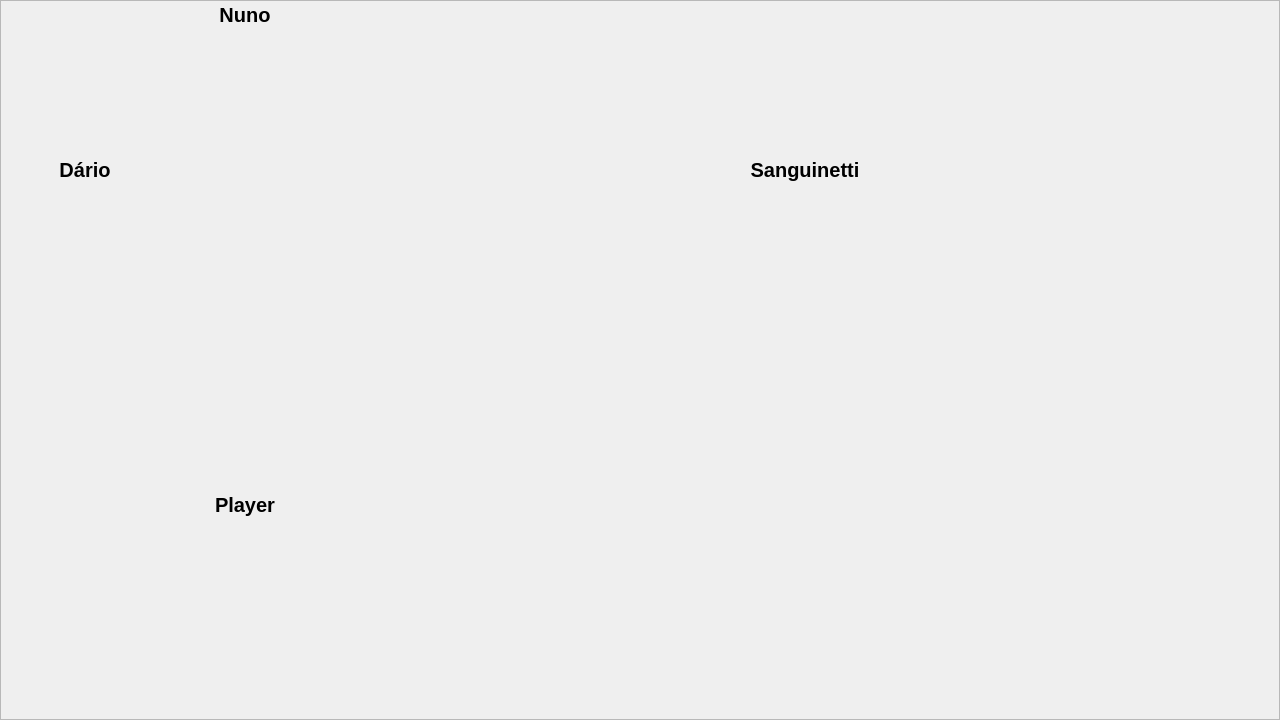
<?xml version="1.0" encoding="UTF-8"?>
<ui version="4.0">
 <class>Dialog</class>
 <widget class="QDialog" name="Dialog">
  <property name="geometry">
   <rect>
    <x>0</x>
    <y>0</y>
    <width>1280</width>
    <height>720</height>
   </rect>
  </property>
  <property name="minimumSize">
   <size>
    <width>1280</width>
    <height>720</height>
   </size>
  </property>
  <property name="maximumSize">
   <size>
    <width>1280</width>
    <height>720</height>
   </size>
  </property>
  <property name="sizeIncrement">
   <size>
    <width>1280</width>
    <height>720</height>
   </size>
  </property>
  <property name="baseSize">
   <size>
    <width>1280</width>
    <height>720</height>
   </size>
  </property>
  <property name="windowTitle">
   <string>Dialog</string>
  </property>
  <widget class="QFrame" name="frame">
   <property name="geometry">
    <rect>
     <x>0</x>
     <y>0</y>
     <width>1280</width>
     <height>720</height>
    </rect>
   </property>
   <property name="minimumSize">
    <size>
     <width>1280</width>
     <height>720</height>
    </size>
   </property>
   <property name="maximumSize">
    <size>
     <width>1280</width>
     <height>720</height>
    </size>
   </property>
   <property name="sizeIncrement">
    <size>
     <width>1280</width>
     <height>720</height>
    </size>
   </property>
   <property name="baseSize">
    <size>
     <width>1280</width>
     <height>720</height>
    </size>
   </property>
   <property name="frameShape">
    <enum>QFrame::StyledPanel</enum>
   </property>
   <property name="frameShadow">
    <enum>QFrame::Raised</enum>
   </property>
   <widget class="QPushButton" name="pl_bt_01">
    <property name="enabled">
     <bool>true</bool>
    </property>
    <property name="geometry">
     <rect>
      <x>170</x>
      <y>530</y>
      <width>100</width>
      <height>150</height>
     </rect>
    </property>
    <property name="minimumSize">
     <size>
      <width>100</width>
      <height>150</height>
     </size>
    </property>
    <property name="maximumSize">
     <size>
      <width>100</width>
      <height>150</height>
     </size>
    </property>
    <property name="sizeIncrement">
     <size>
      <width>100</width>
      <height>150</height>
     </size>
    </property>
    <property name="baseSize">
     <size>
      <width>100</width>
      <height>150</height>
     </size>
    </property>
    <property name="text">
     <string/>
    </property>
    <property name="flat">
     <bool>true</bool>
    </property>
   </widget>
   <widget class="QPushButton" name="pl_bt_02">
    <property name="enabled">
     <bool>true</bool>
    </property>
    <property name="geometry">
     <rect>
      <x>220</x>
      <y>530</y>
      <width>100</width>
      <height>150</height>
     </rect>
    </property>
    <property name="minimumSize">
     <size>
      <width>100</width>
      <height>150</height>
     </size>
    </property>
    <property name="maximumSize">
     <size>
      <width>100</width>
      <height>150</height>
     </size>
    </property>
    <property name="sizeIncrement">
     <size>
      <width>100</width>
      <height>150</height>
     </size>
    </property>
    <property name="baseSize">
     <size>
      <width>100</width>
      <height>150</height>
     </size>
    </property>
    <property name="text">
     <string/>
    </property>
    <property name="flat">
     <bool>true</bool>
    </property>
   </widget>
   <widget class="QPushButton" name="pl_bt_03">
    <property name="enabled">
     <bool>true</bool>
    </property>
    <property name="geometry">
     <rect>
      <x>270</x>
      <y>530</y>
      <width>100</width>
      <height>150</height>
     </rect>
    </property>
    <property name="minimumSize">
     <size>
      <width>100</width>
      <height>150</height>
     </size>
    </property>
    <property name="maximumSize">
     <size>
      <width>100</width>
      <height>150</height>
     </size>
    </property>
    <property name="sizeIncrement">
     <size>
      <width>100</width>
      <height>150</height>
     </size>
    </property>
    <property name="baseSize">
     <size>
      <width>100</width>
      <height>150</height>
     </size>
    </property>
    <property name="text">
     <string/>
    </property>
    <property name="flat">
     <bool>true</bool>
    </property>
   </widget>
   <widget class="QPushButton" name="pl_bt_04">
    <property name="enabled">
     <bool>true</bool>
    </property>
    <property name="geometry">
     <rect>
      <x>320</x>
      <y>530</y>
      <width>100</width>
      <height>150</height>
     </rect>
    </property>
    <property name="minimumSize">
     <size>
      <width>100</width>
      <height>150</height>
     </size>
    </property>
    <property name="maximumSize">
     <size>
      <width>100</width>
      <height>150</height>
     </size>
    </property>
    <property name="sizeIncrement">
     <size>
      <width>100</width>
      <height>150</height>
     </size>
    </property>
    <property name="baseSize">
     <size>
      <width>100</width>
      <height>150</height>
     </size>
    </property>
    <property name="text">
     <string/>
    </property>
    <property name="flat">
     <bool>true</bool>
    </property>
   </widget>
   <widget class="QPushButton" name="pl_bt_05">
    <property name="enabled">
     <bool>true</bool>
    </property>
    <property name="geometry">
     <rect>
      <x>370</x>
      <y>530</y>
      <width>100</width>
      <height>150</height>
     </rect>
    </property>
    <property name="minimumSize">
     <size>
      <width>100</width>
      <height>150</height>
     </size>
    </property>
    <property name="maximumSize">
     <size>
      <width>100</width>
      <height>150</height>
     </size>
    </property>
    <property name="sizeIncrement">
     <size>
      <width>100</width>
      <height>150</height>
     </size>
    </property>
    <property name="baseSize">
     <size>
      <width>100</width>
      <height>150</height>
     </size>
    </property>
    <property name="text">
     <string/>
    </property>
    <property name="flat">
     <bool>true</bool>
    </property>
   </widget>
   <widget class="QPushButton" name="pl_bt_06">
    <property name="enabled">
     <bool>true</bool>
    </property>
    <property name="geometry">
     <rect>
      <x>420</x>
      <y>530</y>
      <width>100</width>
      <height>150</height>
     </rect>
    </property>
    <property name="minimumSize">
     <size>
      <width>100</width>
      <height>150</height>
     </size>
    </property>
    <property name="maximumSize">
     <size>
      <width>100</width>
      <height>150</height>
     </size>
    </property>
    <property name="sizeIncrement">
     <size>
      <width>100</width>
      <height>150</height>
     </size>
    </property>
    <property name="baseSize">
     <size>
      <width>100</width>
      <height>150</height>
     </size>
    </property>
    <property name="text">
     <string/>
    </property>
    <property name="flat">
     <bool>true</bool>
    </property>
   </widget>
   <widget class="QPushButton" name="pl_bt_07">
    <property name="enabled">
     <bool>true</bool>
    </property>
    <property name="geometry">
     <rect>
      <x>470</x>
      <y>530</y>
      <width>100</width>
      <height>150</height>
     </rect>
    </property>
    <property name="minimumSize">
     <size>
      <width>100</width>
      <height>150</height>
     </size>
    </property>
    <property name="maximumSize">
     <size>
      <width>100</width>
      <height>150</height>
     </size>
    </property>
    <property name="sizeIncrement">
     <size>
      <width>100</width>
      <height>150</height>
     </size>
    </property>
    <property name="baseSize">
     <size>
      <width>100</width>
      <height>150</height>
     </size>
    </property>
    <property name="text">
     <string/>
    </property>
    <property name="flat">
     <bool>true</bool>
    </property>
   </widget>
   <widget class="QPushButton" name="pl_bt_08">
    <property name="enabled">
     <bool>true</bool>
    </property>
    <property name="geometry">
     <rect>
      <x>520</x>
      <y>530</y>
      <width>100</width>
      <height>150</height>
     </rect>
    </property>
    <property name="minimumSize">
     <size>
      <width>100</width>
      <height>150</height>
     </size>
    </property>
    <property name="maximumSize">
     <size>
      <width>100</width>
      <height>150</height>
     </size>
    </property>
    <property name="sizeIncrement">
     <size>
      <width>100</width>
      <height>150</height>
     </size>
    </property>
    <property name="baseSize">
     <size>
      <width>100</width>
      <height>150</height>
     </size>
    </property>
    <property name="text">
     <string/>
    </property>
    <property name="flat">
     <bool>true</bool>
    </property>
   </widget>
   <widget class="QPushButton" name="pl_bt_09">
    <property name="enabled">
     <bool>true</bool>
    </property>
    <property name="geometry">
     <rect>
      <x>570</x>
      <y>530</y>
      <width>100</width>
      <height>150</height>
     </rect>
    </property>
    <property name="minimumSize">
     <size>
      <width>100</width>
      <height>150</height>
     </size>
    </property>
    <property name="maximumSize">
     <size>
      <width>100</width>
      <height>150</height>
     </size>
    </property>
    <property name="sizeIncrement">
     <size>
      <width>100</width>
      <height>150</height>
     </size>
    </property>
    <property name="baseSize">
     <size>
      <width>100</width>
      <height>150</height>
     </size>
    </property>
    <property name="text">
     <string/>
    </property>
    <property name="flat">
     <bool>true</bool>
    </property>
   </widget>
   <widget class="QPushButton" name="pl_bt_10">
    <property name="enabled">
     <bool>true</bool>
    </property>
    <property name="geometry">
     <rect>
      <x>620</x>
      <y>530</y>
      <width>100</width>
      <height>150</height>
     </rect>
    </property>
    <property name="minimumSize">
     <size>
      <width>100</width>
      <height>150</height>
     </size>
    </property>
    <property name="maximumSize">
     <size>
      <width>100</width>
      <height>150</height>
     </size>
    </property>
    <property name="sizeIncrement">
     <size>
      <width>100</width>
      <height>150</height>
     </size>
    </property>
    <property name="baseSize">
     <size>
      <width>100</width>
      <height>150</height>
     </size>
    </property>
    <property name="text">
     <string/>
    </property>
    <property name="flat">
     <bool>true</bool>
    </property>
   </widget>
   <widget class="QPushButton" name="ai1_crd_01">
    <property name="enabled">
     <bool>false</bool>
    </property>
    <property name="geometry">
     <rect>
      <x>10</x>
      <y>195</y>
      <width>150</width>
      <height>100</height>
     </rect>
    </property>
    <property name="minimumSize">
     <size>
      <width>150</width>
      <height>100</height>
     </size>
    </property>
    <property name="maximumSize">
     <size>
      <width>150</width>
      <height>100</height>
     </size>
    </property>
    <property name="sizeIncrement">
     <size>
      <width>150</width>
      <height>100</height>
     </size>
    </property>
    <property name="baseSize">
     <size>
      <width>150</width>
      <height>100</height>
     </size>
    </property>
    <property name="text">
     <string/>
    </property>
    <property name="flat">
     <bool>true</bool>
    </property>
   </widget>
   <widget class="QPushButton" name="ai1_crd_02">
    <property name="enabled">
     <bool>false</bool>
    </property>
    <property name="geometry">
     <rect>
      <x>10</x>
      <y>220</y>
      <width>150</width>
      <height>100</height>
     </rect>
    </property>
    <property name="minimumSize">
     <size>
      <width>150</width>
      <height>100</height>
     </size>
    </property>
    <property name="maximumSize">
     <size>
      <width>150</width>
      <height>100</height>
     </size>
    </property>
    <property name="sizeIncrement">
     <size>
      <width>150</width>
      <height>100</height>
     </size>
    </property>
    <property name="baseSize">
     <size>
      <width>150</width>
      <height>100</height>
     </size>
    </property>
    <property name="text">
     <string/>
    </property>
    <property name="flat">
     <bool>true</bool>
    </property>
   </widget>
   <widget class="QPushButton" name="ai1_crd_03">
    <property name="enabled">
     <bool>false</bool>
    </property>
    <property name="geometry">
     <rect>
      <x>10</x>
      <y>245</y>
      <width>150</width>
      <height>100</height>
     </rect>
    </property>
    <property name="minimumSize">
     <size>
      <width>150</width>
      <height>100</height>
     </size>
    </property>
    <property name="maximumSize">
     <size>
      <width>150</width>
      <height>100</height>
     </size>
    </property>
    <property name="sizeIncrement">
     <size>
      <width>150</width>
      <height>100</height>
     </size>
    </property>
    <property name="baseSize">
     <size>
      <width>150</width>
      <height>100</height>
     </size>
    </property>
    <property name="text">
     <string/>
    </property>
    <property name="flat">
     <bool>true</bool>
    </property>
   </widget>
   <widget class="QPushButton" name="ai1_crd_04">
    <property name="enabled">
     <bool>false</bool>
    </property>
    <property name="geometry">
     <rect>
      <x>10</x>
      <y>270</y>
      <width>150</width>
      <height>100</height>
     </rect>
    </property>
    <property name="minimumSize">
     <size>
      <width>150</width>
      <height>100</height>
     </size>
    </property>
    <property name="maximumSize">
     <size>
      <width>150</width>
      <height>100</height>
     </size>
    </property>
    <property name="sizeIncrement">
     <size>
      <width>150</width>
      <height>100</height>
     </size>
    </property>
    <property name="baseSize">
     <size>
      <width>150</width>
      <height>100</height>
     </size>
    </property>
    <property name="text">
     <string/>
    </property>
    <property name="flat">
     <bool>true</bool>
    </property>
   </widget>
   <widget class="QPushButton" name="ai1_crd_05">
    <property name="enabled">
     <bool>false</bool>
    </property>
    <property name="geometry">
     <rect>
      <x>10</x>
      <y>295</y>
      <width>150</width>
      <height>100</height>
     </rect>
    </property>
    <property name="minimumSize">
     <size>
      <width>150</width>
      <height>100</height>
     </size>
    </property>
    <property name="maximumSize">
     <size>
      <width>150</width>
      <height>100</height>
     </size>
    </property>
    <property name="sizeIncrement">
     <size>
      <width>150</width>
      <height>100</height>
     </size>
    </property>
    <property name="baseSize">
     <size>
      <width>150</width>
      <height>100</height>
     </size>
    </property>
    <property name="text">
     <string/>
    </property>
    <property name="flat">
     <bool>true</bool>
    </property>
   </widget>
   <widget class="QPushButton" name="ai1_crd_06">
    <property name="enabled">
     <bool>false</bool>
    </property>
    <property name="geometry">
     <rect>
      <x>10</x>
      <y>320</y>
      <width>150</width>
      <height>100</height>
     </rect>
    </property>
    <property name="minimumSize">
     <size>
      <width>150</width>
      <height>100</height>
     </size>
    </property>
    <property name="maximumSize">
     <size>
      <width>150</width>
      <height>100</height>
     </size>
    </property>
    <property name="sizeIncrement">
     <size>
      <width>150</width>
      <height>100</height>
     </size>
    </property>
    <property name="baseSize">
     <size>
      <width>150</width>
      <height>100</height>
     </size>
    </property>
    <property name="text">
     <string/>
    </property>
    <property name="flat">
     <bool>true</bool>
    </property>
   </widget>
   <widget class="QPushButton" name="ai1_crd_07">
    <property name="enabled">
     <bool>false</bool>
    </property>
    <property name="geometry">
     <rect>
      <x>10</x>
      <y>345</y>
      <width>150</width>
      <height>100</height>
     </rect>
    </property>
    <property name="minimumSize">
     <size>
      <width>150</width>
      <height>100</height>
     </size>
    </property>
    <property name="maximumSize">
     <size>
      <width>150</width>
      <height>100</height>
     </size>
    </property>
    <property name="sizeIncrement">
     <size>
      <width>150</width>
      <height>100</height>
     </size>
    </property>
    <property name="baseSize">
     <size>
      <width>150</width>
      <height>100</height>
     </size>
    </property>
    <property name="text">
     <string/>
    </property>
    <property name="flat">
     <bool>true</bool>
    </property>
   </widget>
   <widget class="QPushButton" name="ai1_crd_08">
    <property name="enabled">
     <bool>false</bool>
    </property>
    <property name="geometry">
     <rect>
      <x>10</x>
      <y>370</y>
      <width>150</width>
      <height>100</height>
     </rect>
    </property>
    <property name="minimumSize">
     <size>
      <width>150</width>
      <height>100</height>
     </size>
    </property>
    <property name="maximumSize">
     <size>
      <width>150</width>
      <height>100</height>
     </size>
    </property>
    <property name="sizeIncrement">
     <size>
      <width>150</width>
      <height>100</height>
     </size>
    </property>
    <property name="baseSize">
     <size>
      <width>150</width>
      <height>100</height>
     </size>
    </property>
    <property name="text">
     <string/>
    </property>
    <property name="flat">
     <bool>true</bool>
    </property>
   </widget>
   <widget class="QPushButton" name="ai1_crd_09">
    <property name="enabled">
     <bool>false</bool>
    </property>
    <property name="geometry">
     <rect>
      <x>10</x>
      <y>395</y>
      <width>150</width>
      <height>100</height>
     </rect>
    </property>
    <property name="minimumSize">
     <size>
      <width>150</width>
      <height>100</height>
     </size>
    </property>
    <property name="maximumSize">
     <size>
      <width>150</width>
      <height>100</height>
     </size>
    </property>
    <property name="sizeIncrement">
     <size>
      <width>150</width>
      <height>100</height>
     </size>
    </property>
    <property name="baseSize">
     <size>
      <width>150</width>
      <height>100</height>
     </size>
    </property>
    <property name="text">
     <string/>
    </property>
    <property name="flat">
     <bool>true</bool>
    </property>
   </widget>
   <widget class="QPushButton" name="ai1_crd_10">
    <property name="enabled">
     <bool>false</bool>
    </property>
    <property name="geometry">
     <rect>
      <x>10</x>
      <y>420</y>
      <width>150</width>
      <height>100</height>
     </rect>
    </property>
    <property name="minimumSize">
     <size>
      <width>150</width>
      <height>100</height>
     </size>
    </property>
    <property name="maximumSize">
     <size>
      <width>150</width>
      <height>100</height>
     </size>
    </property>
    <property name="sizeIncrement">
     <size>
      <width>150</width>
      <height>100</height>
     </size>
    </property>
    <property name="baseSize">
     <size>
      <width>150</width>
      <height>100</height>
     </size>
    </property>
    <property name="text">
     <string/>
    </property>
    <property name="flat">
     <bool>true</bool>
    </property>
   </widget>
   <widget class="QPushButton" name="ai3_crd_01">
    <property name="enabled">
     <bool>false</bool>
    </property>
    <property name="geometry">
     <rect>
      <x>730</x>
      <y>420</y>
      <width>150</width>
      <height>100</height>
     </rect>
    </property>
    <property name="minimumSize">
     <size>
      <width>150</width>
      <height>100</height>
     </size>
    </property>
    <property name="maximumSize">
     <size>
      <width>150</width>
      <height>100</height>
     </size>
    </property>
    <property name="sizeIncrement">
     <size>
      <width>150</width>
      <height>100</height>
     </size>
    </property>
    <property name="baseSize">
     <size>
      <width>150</width>
      <height>100</height>
     </size>
    </property>
    <property name="text">
     <string/>
    </property>
    <property name="flat">
     <bool>true</bool>
    </property>
   </widget>
   <widget class="QPushButton" name="ai3_crd_02">
    <property name="enabled">
     <bool>false</bool>
    </property>
    <property name="geometry">
     <rect>
      <x>730</x>
      <y>395</y>
      <width>150</width>
      <height>100</height>
     </rect>
    </property>
    <property name="minimumSize">
     <size>
      <width>150</width>
      <height>100</height>
     </size>
    </property>
    <property name="maximumSize">
     <size>
      <width>150</width>
      <height>100</height>
     </size>
    </property>
    <property name="sizeIncrement">
     <size>
      <width>150</width>
      <height>100</height>
     </size>
    </property>
    <property name="baseSize">
     <size>
      <width>150</width>
      <height>100</height>
     </size>
    </property>
    <property name="text">
     <string/>
    </property>
    <property name="flat">
     <bool>true</bool>
    </property>
   </widget>
   <widget class="QPushButton" name="ai3_crd_03">
    <property name="enabled">
     <bool>false</bool>
    </property>
    <property name="geometry">
     <rect>
      <x>730</x>
      <y>370</y>
      <width>150</width>
      <height>100</height>
     </rect>
    </property>
    <property name="minimumSize">
     <size>
      <width>150</width>
      <height>100</height>
     </size>
    </property>
    <property name="maximumSize">
     <size>
      <width>150</width>
      <height>100</height>
     </size>
    </property>
    <property name="sizeIncrement">
     <size>
      <width>150</width>
      <height>100</height>
     </size>
    </property>
    <property name="baseSize">
     <size>
      <width>150</width>
      <height>100</height>
     </size>
    </property>
    <property name="text">
     <string/>
    </property>
    <property name="flat">
     <bool>true</bool>
    </property>
   </widget>
   <widget class="QPushButton" name="ai3_crd_04">
    <property name="enabled">
     <bool>false</bool>
    </property>
    <property name="geometry">
     <rect>
      <x>730</x>
      <y>345</y>
      <width>150</width>
      <height>100</height>
     </rect>
    </property>
    <property name="minimumSize">
     <size>
      <width>150</width>
      <height>100</height>
     </size>
    </property>
    <property name="maximumSize">
     <size>
      <width>150</width>
      <height>100</height>
     </size>
    </property>
    <property name="sizeIncrement">
     <size>
      <width>150</width>
      <height>100</height>
     </size>
    </property>
    <property name="baseSize">
     <size>
      <width>150</width>
      <height>100</height>
     </size>
    </property>
    <property name="text">
     <string/>
    </property>
    <property name="flat">
     <bool>true</bool>
    </property>
   </widget>
   <widget class="QPushButton" name="ai3_crd_05">
    <property name="enabled">
     <bool>false</bool>
    </property>
    <property name="geometry">
     <rect>
      <x>730</x>
      <y>320</y>
      <width>150</width>
      <height>100</height>
     </rect>
    </property>
    <property name="minimumSize">
     <size>
      <width>150</width>
      <height>100</height>
     </size>
    </property>
    <property name="maximumSize">
     <size>
      <width>150</width>
      <height>100</height>
     </size>
    </property>
    <property name="sizeIncrement">
     <size>
      <width>150</width>
      <height>100</height>
     </size>
    </property>
    <property name="baseSize">
     <size>
      <width>150</width>
      <height>100</height>
     </size>
    </property>
    <property name="text">
     <string/>
    </property>
    <property name="flat">
     <bool>true</bool>
    </property>
   </widget>
   <widget class="QPushButton" name="ai3_crd_06">
    <property name="enabled">
     <bool>false</bool>
    </property>
    <property name="geometry">
     <rect>
      <x>730</x>
      <y>295</y>
      <width>150</width>
      <height>100</height>
     </rect>
    </property>
    <property name="minimumSize">
     <size>
      <width>150</width>
      <height>100</height>
     </size>
    </property>
    <property name="maximumSize">
     <size>
      <width>150</width>
      <height>100</height>
     </size>
    </property>
    <property name="sizeIncrement">
     <size>
      <width>150</width>
      <height>100</height>
     </size>
    </property>
    <property name="baseSize">
     <size>
      <width>150</width>
      <height>100</height>
     </size>
    </property>
    <property name="text">
     <string/>
    </property>
    <property name="flat">
     <bool>true</bool>
    </property>
   </widget>
   <widget class="QPushButton" name="ai3_crd_07">
    <property name="enabled">
     <bool>false</bool>
    </property>
    <property name="geometry">
     <rect>
      <x>730</x>
      <y>270</y>
      <width>150</width>
      <height>100</height>
     </rect>
    </property>
    <property name="minimumSize">
     <size>
      <width>150</width>
      <height>100</height>
     </size>
    </property>
    <property name="maximumSize">
     <size>
      <width>150</width>
      <height>100</height>
     </size>
    </property>
    <property name="sizeIncrement">
     <size>
      <width>150</width>
      <height>100</height>
     </size>
    </property>
    <property name="baseSize">
     <size>
      <width>150</width>
      <height>100</height>
     </size>
    </property>
    <property name="text">
     <string/>
    </property>
    <property name="flat">
     <bool>true</bool>
    </property>
   </widget>
   <widget class="QPushButton" name="ai3_crd_08">
    <property name="enabled">
     <bool>false</bool>
    </property>
    <property name="geometry">
     <rect>
      <x>730</x>
      <y>245</y>
      <width>150</width>
      <height>100</height>
     </rect>
    </property>
    <property name="minimumSize">
     <size>
      <width>150</width>
      <height>100</height>
     </size>
    </property>
    <property name="maximumSize">
     <size>
      <width>150</width>
      <height>100</height>
     </size>
    </property>
    <property name="sizeIncrement">
     <size>
      <width>150</width>
      <height>100</height>
     </size>
    </property>
    <property name="baseSize">
     <size>
      <width>150</width>
      <height>100</height>
     </size>
    </property>
    <property name="text">
     <string/>
    </property>
    <property name="flat">
     <bool>true</bool>
    </property>
   </widget>
   <widget class="QPushButton" name="ai3_crd_09">
    <property name="enabled">
     <bool>false</bool>
    </property>
    <property name="geometry">
     <rect>
      <x>730</x>
      <y>220</y>
      <width>150</width>
      <height>100</height>
     </rect>
    </property>
    <property name="minimumSize">
     <size>
      <width>150</width>
      <height>100</height>
     </size>
    </property>
    <property name="maximumSize">
     <size>
      <width>150</width>
      <height>100</height>
     </size>
    </property>
    <property name="sizeIncrement">
     <size>
      <width>150</width>
      <height>100</height>
     </size>
    </property>
    <property name="baseSize">
     <size>
      <width>150</width>
      <height>100</height>
     </size>
    </property>
    <property name="text">
     <string/>
    </property>
    <property name="flat">
     <bool>true</bool>
    </property>
   </widget>
   <widget class="QPushButton" name="ai3_crd_10">
    <property name="enabled">
     <bool>false</bool>
    </property>
    <property name="geometry">
     <rect>
      <x>730</x>
      <y>195</y>
      <width>150</width>
      <height>100</height>
     </rect>
    </property>
    <property name="minimumSize">
     <size>
      <width>150</width>
      <height>100</height>
     </size>
    </property>
    <property name="maximumSize">
     <size>
      <width>150</width>
      <height>100</height>
     </size>
    </property>
    <property name="sizeIncrement">
     <size>
      <width>150</width>
      <height>100</height>
     </size>
    </property>
    <property name="baseSize">
     <size>
      <width>150</width>
      <height>100</height>
     </size>
    </property>
    <property name="text">
     <string/>
    </property>
    <property name="flat">
     <bool>true</bool>
    </property>
   </widget>
   <widget class="QPushButton" name="ai2_bt_01">
    <property name="enabled">
     <bool>false</bool>
    </property>
    <property name="geometry">
     <rect>
      <x>620</x>
      <y>30</y>
      <width>100</width>
      <height>150</height>
     </rect>
    </property>
    <property name="minimumSize">
     <size>
      <width>100</width>
      <height>150</height>
     </size>
    </property>
    <property name="maximumSize">
     <size>
      <width>100</width>
      <height>150</height>
     </size>
    </property>
    <property name="sizeIncrement">
     <size>
      <width>100</width>
      <height>150</height>
     </size>
    </property>
    <property name="baseSize">
     <size>
      <width>100</width>
      <height>150</height>
     </size>
    </property>
    <property name="text">
     <string/>
    </property>
    <property name="flat">
     <bool>true</bool>
    </property>
   </widget>
   <widget class="QPushButton" name="ai2_bt_02">
    <property name="enabled">
     <bool>false</bool>
    </property>
    <property name="geometry">
     <rect>
      <x>570</x>
      <y>30</y>
      <width>100</width>
      <height>150</height>
     </rect>
    </property>
    <property name="minimumSize">
     <size>
      <width>100</width>
      <height>150</height>
     </size>
    </property>
    <property name="maximumSize">
     <size>
      <width>100</width>
      <height>150</height>
     </size>
    </property>
    <property name="sizeIncrement">
     <size>
      <width>100</width>
      <height>150</height>
     </size>
    </property>
    <property name="baseSize">
     <size>
      <width>100</width>
      <height>150</height>
     </size>
    </property>
    <property name="text">
     <string/>
    </property>
    <property name="flat">
     <bool>true</bool>
    </property>
   </widget>
   <widget class="QPushButton" name="ai2_bt_03">
    <property name="enabled">
     <bool>false</bool>
    </property>
    <property name="geometry">
     <rect>
      <x>520</x>
      <y>30</y>
      <width>100</width>
      <height>150</height>
     </rect>
    </property>
    <property name="minimumSize">
     <size>
      <width>100</width>
      <height>150</height>
     </size>
    </property>
    <property name="maximumSize">
     <size>
      <width>100</width>
      <height>150</height>
     </size>
    </property>
    <property name="sizeIncrement">
     <size>
      <width>100</width>
      <height>150</height>
     </size>
    </property>
    <property name="baseSize">
     <size>
      <width>100</width>
      <height>150</height>
     </size>
    </property>
    <property name="text">
     <string/>
    </property>
    <property name="flat">
     <bool>true</bool>
    </property>
   </widget>
   <widget class="QPushButton" name="ai2_bt_04">
    <property name="enabled">
     <bool>false</bool>
    </property>
    <property name="geometry">
     <rect>
      <x>470</x>
      <y>30</y>
      <width>100</width>
      <height>150</height>
     </rect>
    </property>
    <property name="minimumSize">
     <size>
      <width>100</width>
      <height>150</height>
     </size>
    </property>
    <property name="maximumSize">
     <size>
      <width>100</width>
      <height>150</height>
     </size>
    </property>
    <property name="sizeIncrement">
     <size>
      <width>100</width>
      <height>150</height>
     </size>
    </property>
    <property name="baseSize">
     <size>
      <width>100</width>
      <height>150</height>
     </size>
    </property>
    <property name="text">
     <string/>
    </property>
    <property name="flat">
     <bool>true</bool>
    </property>
   </widget>
   <widget class="QPushButton" name="ai2_bt_05">
    <property name="enabled">
     <bool>false</bool>
    </property>
    <property name="geometry">
     <rect>
      <x>420</x>
      <y>30</y>
      <width>100</width>
      <height>150</height>
     </rect>
    </property>
    <property name="minimumSize">
     <size>
      <width>100</width>
      <height>150</height>
     </size>
    </property>
    <property name="maximumSize">
     <size>
      <width>100</width>
      <height>150</height>
     </size>
    </property>
    <property name="sizeIncrement">
     <size>
      <width>100</width>
      <height>150</height>
     </size>
    </property>
    <property name="baseSize">
     <size>
      <width>100</width>
      <height>150</height>
     </size>
    </property>
    <property name="text">
     <string/>
    </property>
    <property name="flat">
     <bool>true</bool>
    </property>
   </widget>
   <widget class="QPushButton" name="ai2_bt_06">
    <property name="enabled">
     <bool>false</bool>
    </property>
    <property name="geometry">
     <rect>
      <x>370</x>
      <y>30</y>
      <width>100</width>
      <height>150</height>
     </rect>
    </property>
    <property name="minimumSize">
     <size>
      <width>100</width>
      <height>150</height>
     </size>
    </property>
    <property name="maximumSize">
     <size>
      <width>100</width>
      <height>150</height>
     </size>
    </property>
    <property name="sizeIncrement">
     <size>
      <width>100</width>
      <height>150</height>
     </size>
    </property>
    <property name="baseSize">
     <size>
      <width>100</width>
      <height>150</height>
     </size>
    </property>
    <property name="text">
     <string/>
    </property>
    <property name="flat">
     <bool>true</bool>
    </property>
   </widget>
   <widget class="QPushButton" name="ai2_bt_07">
    <property name="enabled">
     <bool>false</bool>
    </property>
    <property name="geometry">
     <rect>
      <x>320</x>
      <y>30</y>
      <width>100</width>
      <height>150</height>
     </rect>
    </property>
    <property name="minimumSize">
     <size>
      <width>100</width>
      <height>150</height>
     </size>
    </property>
    <property name="maximumSize">
     <size>
      <width>100</width>
      <height>150</height>
     </size>
    </property>
    <property name="sizeIncrement">
     <size>
      <width>100</width>
      <height>150</height>
     </size>
    </property>
    <property name="baseSize">
     <size>
      <width>100</width>
      <height>150</height>
     </size>
    </property>
    <property name="text">
     <string/>
    </property>
    <property name="flat">
     <bool>true</bool>
    </property>
   </widget>
   <widget class="QPushButton" name="ai2_bt_08">
    <property name="enabled">
     <bool>false</bool>
    </property>
    <property name="geometry">
     <rect>
      <x>270</x>
      <y>30</y>
      <width>100</width>
      <height>150</height>
     </rect>
    </property>
    <property name="minimumSize">
     <size>
      <width>100</width>
      <height>150</height>
     </size>
    </property>
    <property name="maximumSize">
     <size>
      <width>100</width>
      <height>150</height>
     </size>
    </property>
    <property name="sizeIncrement">
     <size>
      <width>100</width>
      <height>150</height>
     </size>
    </property>
    <property name="baseSize">
     <size>
      <width>100</width>
      <height>150</height>
     </size>
    </property>
    <property name="text">
     <string/>
    </property>
    <property name="flat">
     <bool>true</bool>
    </property>
   </widget>
   <widget class="QPushButton" name="ai2_bt_09">
    <property name="enabled">
     <bool>false</bool>
    </property>
    <property name="geometry">
     <rect>
      <x>220</x>
      <y>30</y>
      <width>100</width>
      <height>150</height>
     </rect>
    </property>
    <property name="minimumSize">
     <size>
      <width>100</width>
      <height>150</height>
     </size>
    </property>
    <property name="maximumSize">
     <size>
      <width>100</width>
      <height>150</height>
     </size>
    </property>
    <property name="sizeIncrement">
     <size>
      <width>100</width>
      <height>150</height>
     </size>
    </property>
    <property name="baseSize">
     <size>
      <width>100</width>
      <height>150</height>
     </size>
    </property>
    <property name="text">
     <string/>
    </property>
    <property name="flat">
     <bool>true</bool>
    </property>
   </widget>
   <widget class="QPushButton" name="ai2_bt_10">
    <property name="enabled">
     <bool>false</bool>
    </property>
    <property name="geometry">
     <rect>
      <x>170</x>
      <y>30</y>
      <width>100</width>
      <height>150</height>
     </rect>
    </property>
    <property name="minimumSize">
     <size>
      <width>100</width>
      <height>150</height>
     </size>
    </property>
    <property name="maximumSize">
     <size>
      <width>100</width>
      <height>150</height>
     </size>
    </property>
    <property name="sizeIncrement">
     <size>
      <width>100</width>
      <height>150</height>
     </size>
    </property>
    <property name="baseSize">
     <size>
      <width>100</width>
      <height>150</height>
     </size>
    </property>
    <property name="text">
     <string/>
    </property>
    <property name="flat">
     <bool>true</bool>
    </property>
   </widget>
   <widget class="QLabel" name="pl_label">
    <property name="enabled">
     <bool>true</bool>
    </property>
    <property name="geometry">
     <rect>
      <x>170</x>
      <y>490</y>
      <width>150</width>
      <height>30</height>
     </rect>
    </property>
    <property name="minimumSize">
     <size>
      <width>150</width>
      <height>30</height>
     </size>
    </property>
    <property name="maximumSize">
     <size>
      <width>150</width>
      <height>30</height>
     </size>
    </property>
    <property name="sizeIncrement">
     <size>
      <width>150</width>
      <height>30</height>
     </size>
    </property>
    <property name="baseSize">
     <size>
      <width>150</width>
      <height>30</height>
     </size>
    </property>
    <property name="font">
     <font>
      <pointsize>15</pointsize>
      <weight>75</weight>
      <italic>false</italic>
      <bold>true</bold>
      <underline>false</underline>
      <strikeout>false</strikeout>
      <kerning>true</kerning>
     </font>
    </property>
    <property name="frameShadow">
     <enum>QFrame::Plain</enum>
    </property>
    <property name="text">
     <string>&lt;html&gt;&lt;head/&gt;&lt;body&gt;&lt;p align=&quot;center&quot;&gt;Player&lt;/p&gt;&lt;/body&gt;&lt;/html&gt;</string>
    </property>
   </widget>
   <widget class="QLabel" name="ai1_lablel">
    <property name="enabled">
     <bool>true</bool>
    </property>
    <property name="geometry">
     <rect>
      <x>10</x>
      <y>155</y>
      <width>150</width>
      <height>30</height>
     </rect>
    </property>
    <property name="minimumSize">
     <size>
      <width>150</width>
      <height>30</height>
     </size>
    </property>
    <property name="maximumSize">
     <size>
      <width>150</width>
      <height>30</height>
     </size>
    </property>
    <property name="sizeIncrement">
     <size>
      <width>150</width>
      <height>30</height>
     </size>
    </property>
    <property name="baseSize">
     <size>
      <width>150</width>
      <height>30</height>
     </size>
    </property>
    <property name="font">
     <font>
      <pointsize>15</pointsize>
      <weight>75</weight>
      <italic>false</italic>
      <bold>true</bold>
      <underline>false</underline>
      <strikeout>false</strikeout>
      <kerning>true</kerning>
     </font>
    </property>
    <property name="frameShadow">
     <enum>QFrame::Plain</enum>
    </property>
    <property name="text">
     <string>&lt;html&gt;&lt;head/&gt;&lt;body&gt;&lt;p align=&quot;center&quot;&gt;Dário&lt;/p&gt;&lt;/body&gt;&lt;/html&gt;</string>
    </property>
   </widget>
   <widget class="QLabel" name="ai3_lablel">
    <property name="enabled">
     <bool>true</bool>
    </property>
    <property name="geometry">
     <rect>
      <x>730</x>
      <y>155</y>
      <width>150</width>
      <height>30</height>
     </rect>
    </property>
    <property name="minimumSize">
     <size>
      <width>150</width>
      <height>30</height>
     </size>
    </property>
    <property name="maximumSize">
     <size>
      <width>150</width>
      <height>30</height>
     </size>
    </property>
    <property name="sizeIncrement">
     <size>
      <width>150</width>
      <height>30</height>
     </size>
    </property>
    <property name="baseSize">
     <size>
      <width>150</width>
      <height>30</height>
     </size>
    </property>
    <property name="font">
     <font>
      <pointsize>15</pointsize>
      <weight>75</weight>
      <italic>false</italic>
      <bold>true</bold>
      <underline>false</underline>
      <strikeout>false</strikeout>
      <kerning>true</kerning>
     </font>
    </property>
    <property name="frameShadow">
     <enum>QFrame::Plain</enum>
    </property>
    <property name="text">
     <string>&lt;html&gt;&lt;head/&gt;&lt;body&gt;&lt;p align=&quot;center&quot;&gt;Sanguinetti&lt;/p&gt;&lt;/body&gt;&lt;/html&gt;</string>
    </property>
   </widget>
   <widget class="QLabel" name="ai2_label">
    <property name="enabled">
     <bool>true</bool>
    </property>
    <property name="geometry">
     <rect>
      <x>170</x>
      <y>0</y>
      <width>150</width>
      <height>30</height>
     </rect>
    </property>
    <property name="minimumSize">
     <size>
      <width>150</width>
      <height>30</height>
     </size>
    </property>
    <property name="maximumSize">
     <size>
      <width>150</width>
      <height>30</height>
     </size>
    </property>
    <property name="sizeIncrement">
     <size>
      <width>150</width>
      <height>30</height>
     </size>
    </property>
    <property name="baseSize">
     <size>
      <width>150</width>
      <height>30</height>
     </size>
    </property>
    <property name="font">
     <font>
      <pointsize>15</pointsize>
      <weight>75</weight>
      <italic>false</italic>
      <bold>true</bold>
      <underline>false</underline>
      <strikeout>false</strikeout>
      <kerning>true</kerning>
     </font>
    </property>
    <property name="frameShadow">
     <enum>QFrame::Plain</enum>
    </property>
    <property name="text">
     <string>&lt;html&gt;&lt;head/&gt;&lt;body&gt;&lt;p align=&quot;center&quot;&gt;Nuno&lt;/p&gt;&lt;/body&gt;&lt;/html&gt;</string>
    </property>
   </widget>
   <widget class="QPushButton" name="play_pl">
    <property name="enabled">
     <bool>false</bool>
    </property>
    <property name="geometry">
     <rect>
      <x>395</x>
      <y>370</y>
      <width>100</width>
      <height>150</height>
     </rect>
    </property>
    <property name="minimumSize">
     <size>
      <width>100</width>
      <height>150</height>
     </size>
    </property>
    <property name="maximumSize">
     <size>
      <width>100</width>
      <height>150</height>
     </size>
    </property>
    <property name="sizeIncrement">
     <size>
      <width>100</width>
      <height>150</height>
     </size>
    </property>
    <property name="baseSize">
     <size>
      <width>100</width>
      <height>150</height>
     </size>
    </property>
    <property name="text">
     <string/>
    </property>
    <property name="flat">
     <bool>true</bool>
    </property>
   </widget>
   <widget class="QPushButton" name="play_ai2">
    <property name="enabled">
     <bool>false</bool>
    </property>
    <property name="geometry">
     <rect>
      <x>395</x>
      <y>190</y>
      <width>100</width>
      <height>150</height>
     </rect>
    </property>
    <property name="minimumSize">
     <size>
      <width>100</width>
      <height>150</height>
     </size>
    </property>
    <property name="maximumSize">
     <size>
      <width>100</width>
      <height>150</height>
     </size>
    </property>
    <property name="sizeIncrement">
     <size>
      <width>100</width>
      <height>150</height>
     </size>
    </property>
    <property name="baseSize">
     <size>
      <width>100</width>
      <height>150</height>
     </size>
    </property>
    <property name="text">
     <string/>
    </property>
    <property name="flat">
     <bool>true</bool>
    </property>
   </widget>
   <widget class="QPushButton" name="play_ai1">
    <property name="enabled">
     <bool>false</bool>
    </property>
    <property name="geometry">
     <rect>
      <x>235</x>
      <y>280</y>
      <width>100</width>
      <height>150</height>
     </rect>
    </property>
    <property name="minimumSize">
     <size>
      <width>100</width>
      <height>150</height>
     </size>
    </property>
    <property name="maximumSize">
     <size>
      <width>100</width>
      <height>150</height>
     </size>
    </property>
    <property name="sizeIncrement">
     <size>
      <width>100</width>
      <height>150</height>
     </size>
    </property>
    <property name="baseSize">
     <size>
      <width>100</width>
      <height>150</height>
     </size>
    </property>
    <property name="text">
     <string/>
    </property>
    <property name="flat">
     <bool>true</bool>
    </property>
   </widget>
   <widget class="QPushButton" name="play_ai3">
    <property name="enabled">
     <bool>false</bool>
    </property>
    <property name="geometry">
     <rect>
      <x>555</x>
      <y>280</y>
      <width>100</width>
      <height>150</height>
     </rect>
    </property>
    <property name="minimumSize">
     <size>
      <width>100</width>
      <height>150</height>
     </size>
    </property>
    <property name="maximumSize">
     <size>
      <width>100</width>
      <height>150</height>
     </size>
    </property>
    <property name="sizeIncrement">
     <size>
      <width>100</width>
      <height>150</height>
     </size>
    </property>
    <property name="baseSize">
     <size>
      <width>100</width>
      <height>150</height>
     </size>
    </property>
    <property name="text">
     <string/>
    </property>
    <property name="flat">
     <bool>true</bool>
    </property>
   </widget>
  </widget>
 </widget>
 <resources/>
 <connections/>
</ui>
